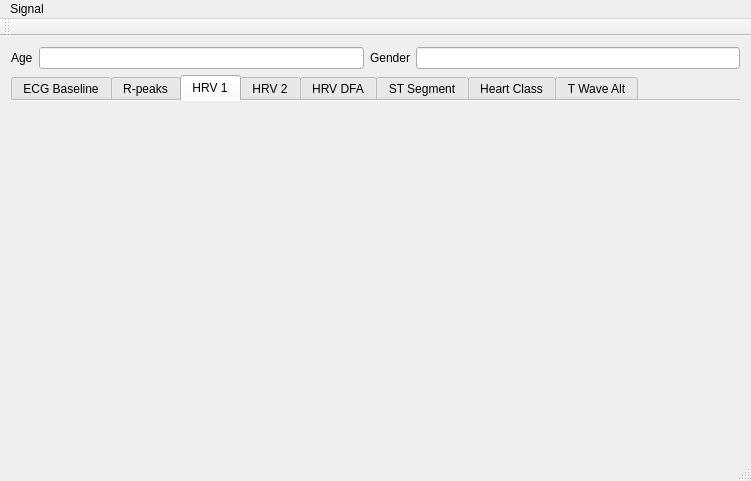
<?xml version="1.0" encoding="UTF-8"?>
<ui version="4.0">
 <class>MainView</class>
 <widget class="QMainWindow" name="MainView">
  <property name="geometry">
   <rect>
    <x>0</x>
    <y>0</y>
    <width>751</width>
    <height>481</height>
   </rect>
  </property>
  <property name="windowTitle">
   <string>Front Panel Controller</string>
  </property>
  <property name="windowIcon">
   <iconset resource="../tapbarresource.qrc">
    <normaloff>:/root/images/Images/ECG-img.png</normaloff>:/root/images/Images/ECG-img.png</iconset>
  </property>
  <widget class="QWidget" name="centralWidget">
   <layout class="QGridLayout" name="gridLayout">
    <item row="0" column="0">
     <layout class="QHBoxLayout" name="lo_patients_data">
      <item>
       <widget class="QLabel" name="label_age">
        <property name="text">
         <string>Age</string>
        </property>
       </widget>
      </item>
      <item>
       <widget class="QLineEdit" name="lE_age"/>
      </item>
      <item>
       <widget class="QLabel" name="label_gender">
        <property name="text">
         <string>Gender</string>
        </property>
       </widget>
      </item>
      <item>
       <widget class="QLineEdit" name="lE_gender"/>
      </item>
     </layout>
    </item>
    <item row="1" column="0">
     <widget class="QTabWidget" name="tabWidget">
      <property name="sizePolicy">
       <sizepolicy hsizetype="Preferred" vsizetype="Expanding">
        <horstretch>1</horstretch>
        <verstretch>1</verstretch>
       </sizepolicy>
      </property>
      <property name="currentIndex">
       <number>2</number>
      </property>
      <property name="documentMode">
       <bool>true</bool>
      </property>
      <property name="tabsClosable">
       <bool>false</bool>
      </property>
      <property name="movable">
       <bool>false</bool>
      </property>
      <property name="tabBarAutoHide">
       <bool>false</bool>
      </property>
      <widget class="QWidget" name="ECGBASE">
       <property name="sizePolicy">
        <sizepolicy hsizetype="Preferred" vsizetype="Preferred">
         <horstretch>0</horstretch>
         <verstretch>0</verstretch>
        </sizepolicy>
       </property>
       <property name="autoFillBackground">
        <bool>true</bool>
       </property>
       <attribute name="title">
        <string>ECG Baseline</string>
       </attribute>
       <layout class="QVBoxLayout" name="verticalLayout_4">
        <item>
         <layout class="QVBoxLayout" name="loECGBaseline"/>
        </item>
       </layout>
      </widget>
      <widget class="QWidget" name="RPEAKS">
       <attribute name="title">
        <string>R-peaks</string>
       </attribute>
       <layout class="QVBoxLayout" name="verticalLayout_2">
        <item>
         <layout class="QVBoxLayout" name="loRpeaks">
          <property name="sizeConstraint">
           <enum>QLayout::SetNoConstraint</enum>
          </property>
         </layout>
        </item>
       </layout>
      </widget>
      <widget class="QWidget" name="HRV1">
       <attribute name="title">
        <string>HRV 1</string>
       </attribute>
       <layout class="QVBoxLayout" name="verticalLayout_3">
        <item>
         <layout class="QVBoxLayout" name="lo_HRV1"/>
        </item>
       </layout>
      </widget>
      <widget class="QWidget" name="HRV2">
       <attribute name="title">
        <string>HRV 2</string>
       </attribute>
       <widget class="QWidget" name="verticalLayoutWidget_2">
        <property name="geometry">
         <rect>
          <x>20</x>
          <y>10</y>
          <width>691</width>
          <height>351</height>
         </rect>
        </property>
        <layout class="QVBoxLayout" name="lo_HRV2"/>
       </widget>
      </widget>
      <widget class="QWidget" name="HRF_DFA">
       <attribute name="title">
        <string>HRV DFA</string>
       </attribute>
       <layout class="QVBoxLayout" name="verticalLayout_5">
        <item>
         <layout class="QVBoxLayout" name="loHRVdfa"/>
        </item>
       </layout>
      </widget>
      <widget class="QWidget" name="ST_SEGMENT">
       <attribute name="title">
        <string>ST Segment</string>
       </attribute>
       <layout class="QVBoxLayout" name="verticalLayout_6">
        <item>
         <layout class="QVBoxLayout" name="loSTSegment"/>
        </item>
       </layout>
      </widget>
      <widget class="QWidget" name="HEART_CLASS">
       <attribute name="title">
        <string>Heart Class</string>
       </attribute>
       <layout class="QVBoxLayout" name="verticalLayout_7">
        <item>
         <layout class="QVBoxLayout" name="loHeartClass"/>
        </item>
       </layout>
      </widget>
      <widget class="QWidget" name="T_WAVE_ALT">
       <attribute name="title">
        <string>T Wave Alt</string>
       </attribute>
       <layout class="QVBoxLayout" name="verticalLayout_8">
        <item>
         <layout class="QHBoxLayout" name="loTAltClass"/>
        </item>
       </layout>
      </widget>
     </widget>
    </item>
   </layout>
  </widget>
  <widget class="QMenuBar" name="menuBar">
   <property name="geometry">
    <rect>
     <x>0</x>
     <y>0</y>
     <width>751</width>
     <height>21</height>
    </rect>
   </property>
   <widget class="QMenu" name="menuSignal">
    <property name="title">
     <string>Signal</string>
    </property>
    <addaction name="actionOpen"/>
    <addaction name="actionExit"/>
   </widget>
   <addaction name="menuSignal"/>
  </widget>
  <widget class="QToolBar" name="mainToolBar">
   <attribute name="toolBarArea">
    <enum>TopToolBarArea</enum>
   </attribute>
   <attribute name="toolBarBreak">
    <bool>false</bool>
   </attribute>
  </widget>
  <widget class="QStatusBar" name="statusBar"/>
  <action name="actionOpen">
   <property name="text">
    <string>Open</string>
   </property>
  </action>
  <action name="actionExit">
   <property name="text">
    <string>Exit</string>
   </property>
  </action>
 </widget>
 <layoutdefault spacing="6" margin="11"/>
 <resources>
  <include location="../tapbarresource.qrc"/>
 </resources>
 <connections/>
</ui>
